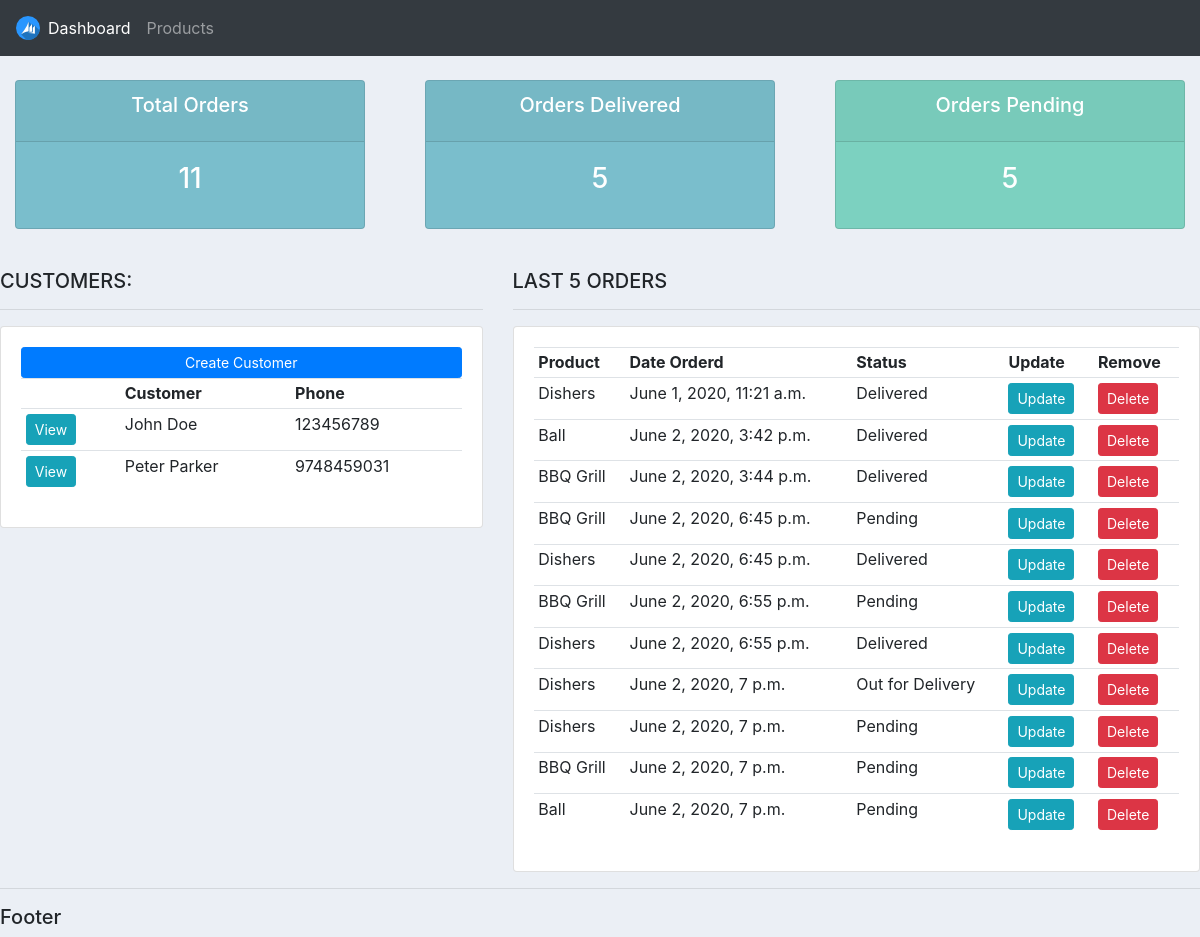
The page / on the database its author committed.
### accounts/models.py (models this page shows, shortened)
class Customer(models.Model):
    name    = models.CharField(max_length=200,null=True)
    phone   = models.CharField(max_length=200,null=True)
    email   = models.CharField(max_length=200,null=True)
    date_created = models.DateTimeField(auto_now_add=True)

class Order(models.Model):
    STATUS = (
            ('Pending','Pending'),
            ('Out for Delivery','Out for Delivery'),
            ('Delivered','Delivered'),
            )
    customer = models.ForeignKey(Customer,null=True,on_delete=models.SET_NULL)
    product  = models.ForeignKey(Product,null=True,on_delete=models.SET_NULL)
    date_created = models.DateTimeField(auto_now_add=True,null=True)
    status       = models.CharField(max_length=200,null=True,choices=STATUS)
    note         = models.CharField(max_length=1000,null=True)

class Product(models.Model):
    CATEGORY = (
            ('Indoor','Indoor'),
            ('Out Door','Out Door'),
            )
    name        = models.CharField(max_length=200,null=True)
    price       = models.FloatField(null=True)
    category    = models.CharField(max_length=200,null=True,choices=CATEGORY)
    description = models.CharField(max_length=200,null=True,blank=True)
    date_created= models.DateTimeField(auto_now_add=True,null=True)
    tags = models.ManyToManyField(Tag)
    def __str__(self):
        return self.name

### accounts/views.py (the view)
# urls.py: 2. Add a URL to urlpatterns:  path('', views.home, name='home')
def home(request):
    order = Order.objects.all()
    customers = Customer.objects.all()
    total_customers = customers.count()
    total_orders = order.count()
    delivered = Order.objects.all().filter(status='Delivered').count()
    pending   = order.filter(status='Pending').count()
    context = {'orders':order,'customers':customers,'total_customers':total_customers,'total_orders':total_orders,
        'Delivered':delivered,'Pending':pending
    }
    template_name='accounts/dashboard.html'
    return render(request,template_name,context)

### accounts/templates/accounts/dashboard.html
{%  extends 'accounts/main.html' %}
{% block content %}
{%  include 'accounts/status.html' %}
<br>
<div class="row">
	<div class="col-md-5">
		<h5>CUSTOMERS:</h5>
		<hr>
		<div class="card card-body">
			<a class="btn btn-primary  btn-sm btn-block" href="">Create Customer</a>
			<table class="table table-sm">
				<tr>
					<th></th>
					<th>Customer</th>
					<th>Phone</th>
				</tr>
				{% for customer in customers %}
					<tr>
						<td><a class="btn btn-sm btn-info" href="{% url 'customer' customer.id %}">View</a></td>
						<td>{{customer.name}}</td>
						<td>{{customer.phone}}</td>
					</tr>
				{% endfor %}
			</table>
		</div>
	</div>
	<div class="col-md-7">
		<h5>LAST 5 ORDERS</h5>
		<hr>
		<div class="card card-body">
			<table class="table table-sm">
				<tr>
					<th>Product</th>
					<th>Date Orderd</th>
					<th>Status</th>
					<th>Update</th>
					<th>Remove</th>
				</tr>
				{% for order in orders %}
					<tr>
						<td>{{order.product}}</td>
						<td>{{order.date_created}}</td>
						<td>{{order.status}}</td>
						<td><a class="btn btn-sm btn-info" href="{% url 'update_order' order.id %}">Update</a></td>
						<td><a class="btn btn-sm btn-danger" href="{% url 'delete_order' order.id %}">Delete</a></td>
					</tr>
				{% endfor %}
			</table>
		</div>
	</div>
</div>
{% endblock %}

### static/css/main.css (style rules this page uses)
body { background-color:#ebeff5; }

### rows shown on the page
Customer: name "John Doe", phone "123456789"
Customer: name "Peter Parker", phone "9748459031"
Order: product "Dishers", date_created "June 1, 2020, 11:21 a.m.", status "Delivered"
Order: product "Ball", date_created "June 2, 2020, 3:42 p.m.", status "Delivered"
Order: product "BBQ Grill", date_created "June 2, 2020, 3:44 p.m.", status "Delivered"
Order: product "BBQ Grill", date_created "June 2, 2020, 6:45 p.m.", status "Pending"
Order: product "Dishers", date_created "June 2, 2020, 6:45 p.m.", status "Delivered"
Order: product "BBQ Grill", date_created "June 2, 2020, 6:55 p.m.", status "Pending"
Order: product "Dishers", date_created "June 2, 2020, 6:55 p.m.", status "Delivered"
Order: product "Dishers", date_created "June 2, 2020, 7 p.m.", status "Out for Delivery"
Order: product "Dishers", date_created "June 2, 2020, 7 p.m.", status "Pending"
Order: product "BBQ Grill", date_created "June 2, 2020, 7 p.m.", status "Pending"
Order: product "Ball", date_created "June 2, 2020, 7 p.m.", status "Pending"

### other values the page prints
{{ total_orders }} "11"
{{ Delivered }} "5"
{{ Pending }} "5"
